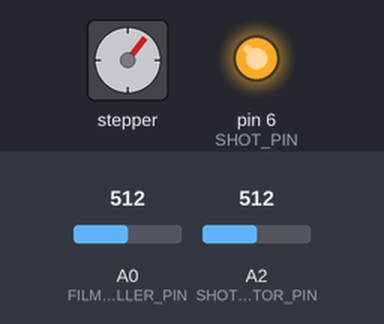
A program run on a simulated Arduino Nano, built with avr-gcc and run on an emulated ATmega328P. Parts: stepper motor, output pins drawn as LEDs (lit = HIGH). Wiring (inferred from the names in the program): stepper motor driver (200 steps per turn assumed): step pin 5; direction pin 4. The test bench sets the inputs (shaded band); at power-on: A0 (FILM_SPEED_CONTROLLER_PIN) = 512, A2 (SHOT_INDICATOR_PIN) = 512. Pins used as bus, display or sensor lines are not drawn.

Above: at 1.2 s.
1.3 s: A0 (FILM_SPEED_CONTROLLER_PIN) set to 990
4.3 s: A0 (FILM_SPEED_CONTROLLER_PIN) set to 1021
At 4.7 s:
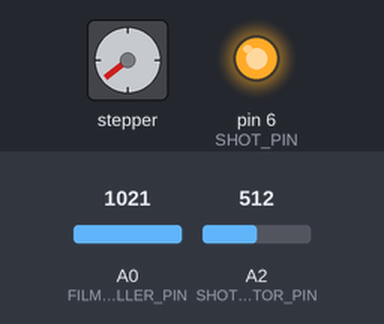
5.8 s: A0 (FILM_SPEED_CONTROLLER_PIN) set to 900
At 6.31 s:
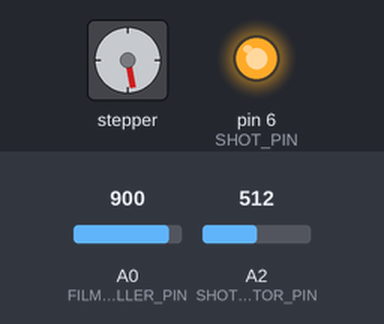
8.8 s: A2 (SHOT_INDICATOR_PIN) set to 491
At 9.31 s:
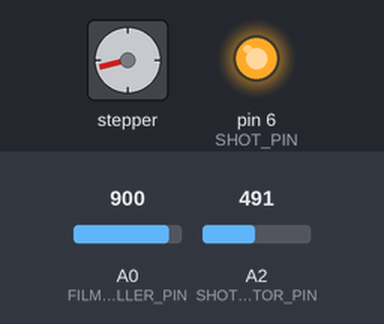
Timing chart, 0 to 12.8 s (numbered marks = the images above; inputs shaded):
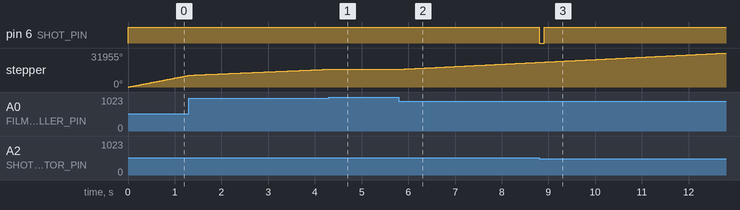

The program:

main.cpp
```cpp
#include <Arduino.h>

#define FILM_DIR_PIN 4
#define FILM_STEP_PIN 5
#define FILM_SPEED_CONTROLLER_PIN A0

int gFilmStepMicros = 200;
bool gStop = false;

#define CONTROLLER_TRASH_HOLD 10

#define SPEED_UPDATE_TIME 100

#define SHOT_INDICATOR_PIN A2
#define SHOT_INDICATOR_TRIGGER_VALUE 500
#define MIN_INDICATOR_DELAY 20

#define SHOT_PIN 6
#define SHOT_TIME 100

void setup() {
    ADCSRA = (ADCSRA & 0xf8) | 0x04;
    pinMode(FILM_DIR_PIN, OUTPUT);
    pinMode(FILM_STEP_PIN, OUTPUT);
    pinMode(FILM_SPEED_CONTROLLER_PIN, INPUT);

    pinMode(SHOT_INDICATOR_PIN, INPUT);
    pinMode(SHOT_PIN, OUTPUT);

    digitalWrite(FILM_DIR_PIN, HIGH);

    digitalWrite(SHOT_PIN, HIGH);
}

inline unsigned getStepMicros(uint8_t pin) {
    static int gPrevVal = -100;

    int val = analogRead(pin);

    if (abs(gPrevVal - val) < CONTROLLER_TRASH_HOLD)
        val = gPrevVal;
    else
        gPrevVal = val;

    gStop = val > 1024 - 20;

    if (val <= 256)
        return map(val, 0, 256, 30, 80);

    if (val <= 512)
        return map(val, 256, 512, 80, 200);

    return map(val, 512, 1024, 200, 1000);
}

inline void readSpeed() {
    uint32_t currentTime = millis();
    static uint32_t gSpeedUpdateTimer = millis();

    if (currentTime - gSpeedUpdateTimer <= SPEED_UPDATE_TIME)
        return;

    // smooth speed up
    int newDelay = getStepMicros(FILM_SPEED_CONTROLLER_PIN);
    if (newDelay < 200 && gFilmStepMicros - newDelay > 5)
        if (gFilmStepMicros > 200)
            gFilmStepMicros = 200;
        else
            gFilmStepMicros = gFilmStepMicros - 5;
    else
        gFilmStepMicros = newDelay;

    gSpeedUpdateTimer = currentTime;
}

inline void checkShot() {
    uint32_t currentTime = millis();
    static uint32_t gLastIndicatorTime = currentTime;
    static uint32_t gLastShotTime = currentTime;
    static bool gLastIndicatorValue = false;
    static bool gInShot = false;

    if (currentTime - gLastShotTime < SHOT_TIME)
        return;

    if (gInShot == true) {
        gInShot = false;
        digitalWrite(SHOT_PIN, HIGH);
    }

    if (currentTime - gLastIndicatorTime < MIN_INDICATOR_DELAY)
        return;

    gLastIndicatorTime = currentTime;

    bool val = analogRead(SHOT_INDICATOR_PIN) < SHOT_INDICATOR_TRIGGER_VALUE;

    if (gLastIndicatorValue != val) {
        if (gLastIndicatorValue == false) {
            gInShot = true;
            gLastShotTime = currentTime;
            digitalWrite(SHOT_PIN, LOW);
        }

        gLastIndicatorValue = val;
    }
}

inline void moveEngine() {
    uint32_t currentTime = micros();
    static uint32_t gEngineTimer = currentTime;

    if ((currentTime - gEngineTimer) > (unsigned)gFilmStepMicros) {
        digitalWrite(FILM_STEP_PIN, HIGH);
        digitalWrite(FILM_STEP_PIN, LOW);
        gEngineTimer = currentTime;
    }
}

void loop() {
    readSpeed();
    if (gStop)
        return;

    checkShot();
    moveEngine();
}
```

Measured:
- the behaviour switches between 1004 and 1005 on A0 (FILM_SPEED_CONTROLLER_PIN) (found by bisection; images 0 and 1)
- the behaviour switches between 500 and 499 on A2 (SHOT_INDICATOR_PIN) (found by bisection; images 2 and 3)
- after the input at 4.3 s, stepper: goes on until 4.3 s, then stays 16792°
- after the input at 5.8 s, stepper: keeps turning clockwise at about 2186°/s, starting after 0.06 s
- after the input at 8.8 s, pin 6 (SHOT_PIN): HIGH → LOW at once, → HIGH 0.10 s later
